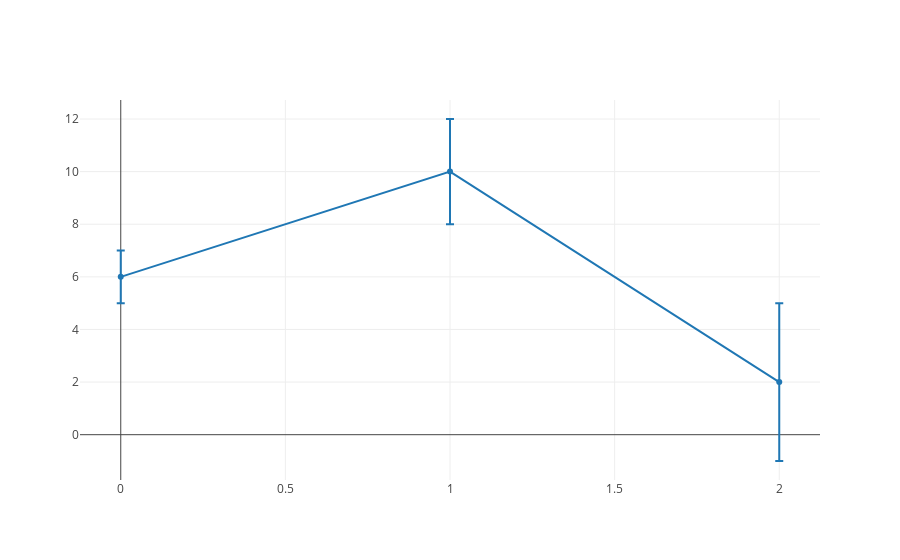

Source (notebook cell):
### Code cell
import plotly.graph_objs as go

data = [
    go.Scatter(
        x=[0, 1, 2],
        y=[6, 10, 2],
        error_y=dict(
            type='data',
            array=[1, 2, 3],
            visible=True
        )
    )
]

pyo.iplot(data, filename='basic-error-bar')

### Figure 1 — Plotly figure (JSON) as saved in the notebook; plotly's stock layout.template omitted (floating-point values rounded to 4 significant figures)
{"data": [{"error_y": {"array": [1, 2, 3], "type": "data", "visible": true}, "type": "scatter", "uid": "85f23fcf-c3f7-4cd3-aa2a-6ee6ad980289", "x": [0, 1, 2], "y": [6, 10, 2]}], "layout": {}}
